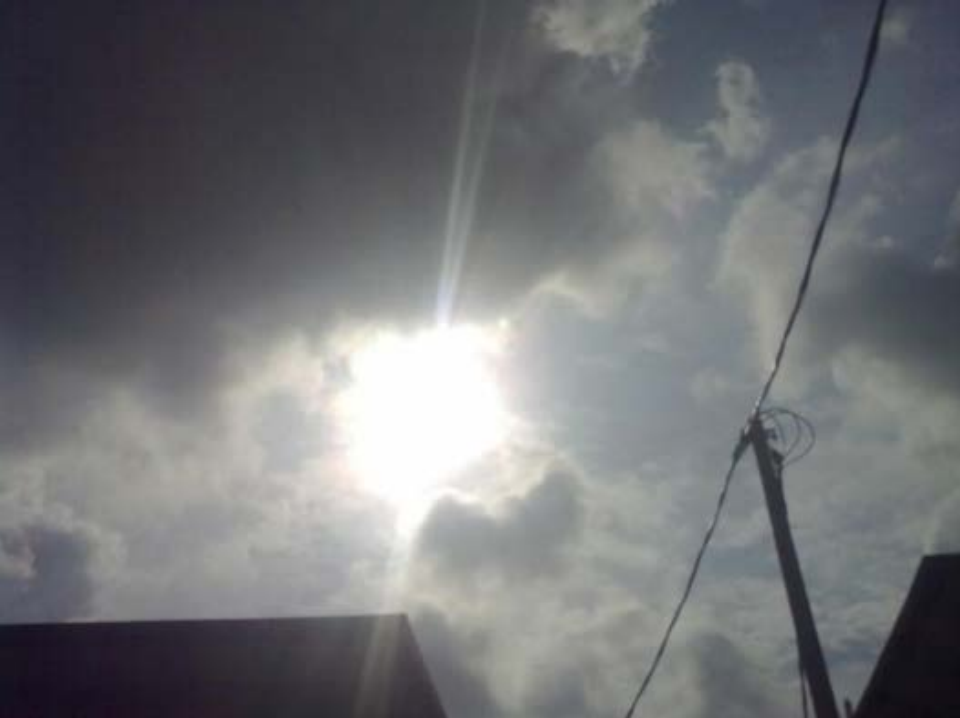
#> input picture Simulation/sunfig.png, 960 x 718 px
$ python detect.py   (Python 2 division)   (older library calls are emulated)
#> lines starting #> are read from the running program, lines starting #| are printed output that depends on the picture; after the words box and inside, x2 and y2 are one past the last pixel; in counts of white or black regions, pixels touching at a corner belong together
# -*- coding: utf-8 -*-
"""
Created on Fri Aug 25 12:11:41 2017

@author: lineplus
"""

import cv2
import numpy as np

# read image file

img = cv2.imread('sunfig.png')
#> img is the input picture: shape (718, 960, 3); mean B, G, R 117.5, 114.6, 113.5
output = img.copy()

# RGB to Gray translation

gray = cv2.cvtColor(img, cv2.COLOR_BGR2GRAY)

# Binary translation

#thresh = cv2.adaptiveThreshold(gray,255,cv2.ADAPTIVE_THRESH_MEAN_C,cv2.THRESH_BINARY_INV,11,2)
# global thresholding
ret,thresh = cv2.threshold(gray,220,255,cv2.THRESH_BINARY)
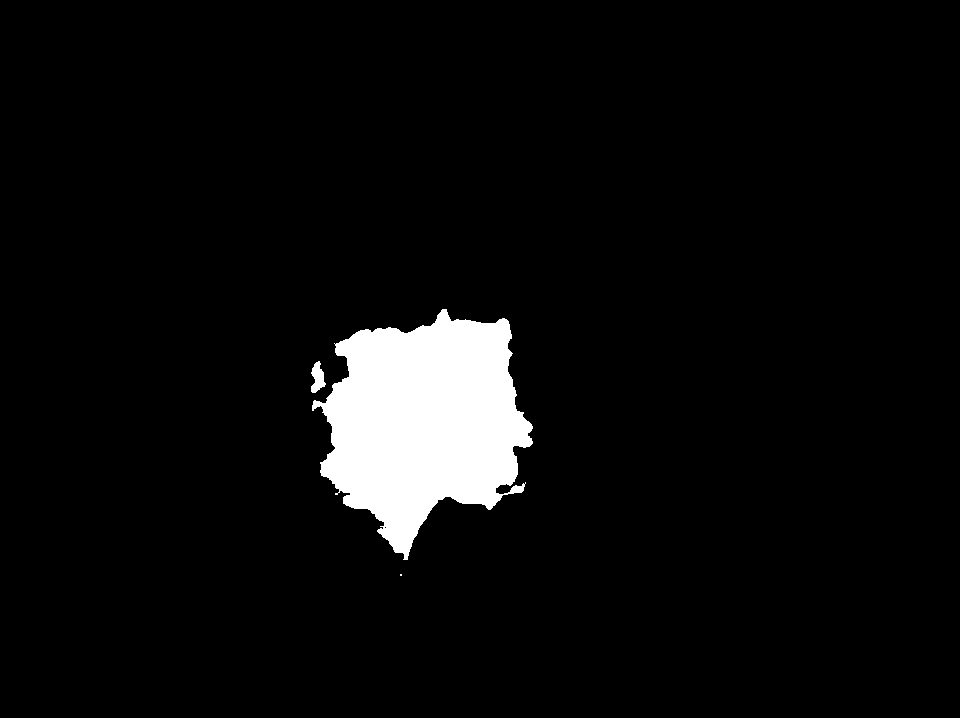
#> thresh: shape (718, 960); 5% white; 3 white regions (1 under 20 px), largest, box (x1, y1, x2, y2) and area: (312, 309, 533, 560) 34498, (311, 361, 326, 393) 293

# view image file
#cv2.imshow('image',thresh)
#cv2.waitKey(0)
#cv2.destroyAllWindows()

# find egde


# circle detection

#cv2.HoughCircles(image, method, dp, minDist[,param1[, param2[, minRadius[, maxRadius]]]])
# detect circles in the image
circles = cv2.HoughCircles(thresh, cv2.cv.CV_HOUGH_GRADIENT, 3.7, 100)
#> circles = [[423.6, 434.8, 99.9]]
# ensure at least some circles were found
print circles
#| [[[423.65 434.75  99.9 ]]]

if circles is not None:

	# convert the (x, y) coordinates and radius of the circles to integers
	circles = np.round(circles[0, :]).astype("int")
#> circles = [[424, 435, 100]]

	# loop over the (x, y) coordinates and radius of the circles
	for (x, y, r) in circles:
		# draw the circle in the output image, then draw a rectangle
		# corresponding to the center of the circle
		cv2.circle(output, (x, y), r, (0, 255, 0), 4)
		cv2.rectangle(output, (x - 5, y - 5), (x + 5, y + 5), (0, 128, 255), -1)
#> this loop made 1 pass
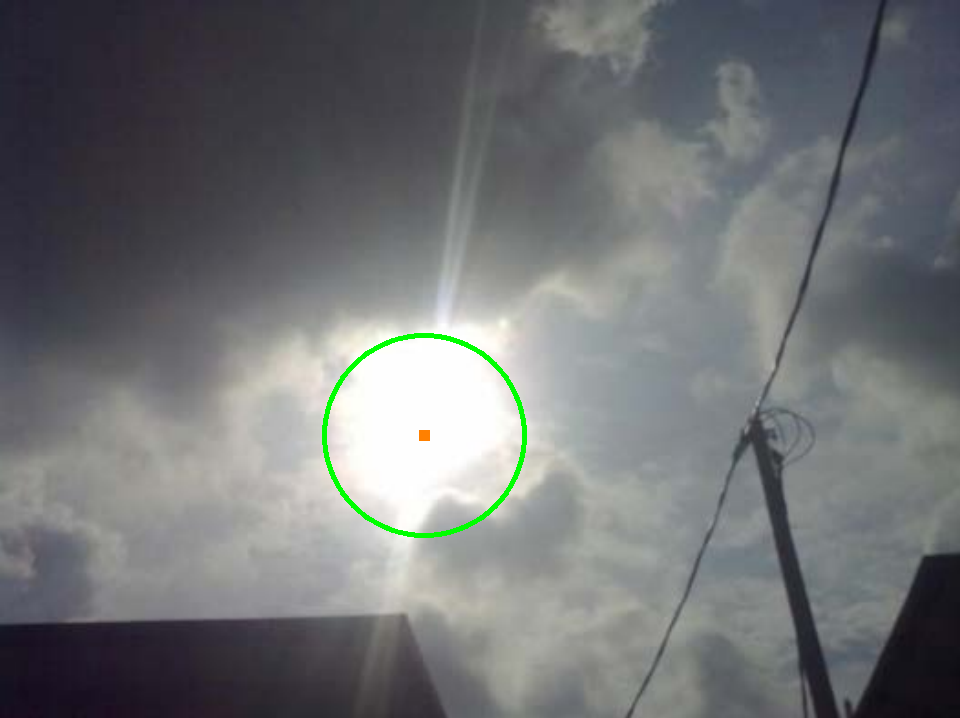
#> output: shape (718, 960, 3); 0.47% of pixels changed, all inside (x1, y1, x2, y2) = (322, 333, 527, 538)

	# show the output image
	cv2.imshow("output", np.hstack([img, output]))
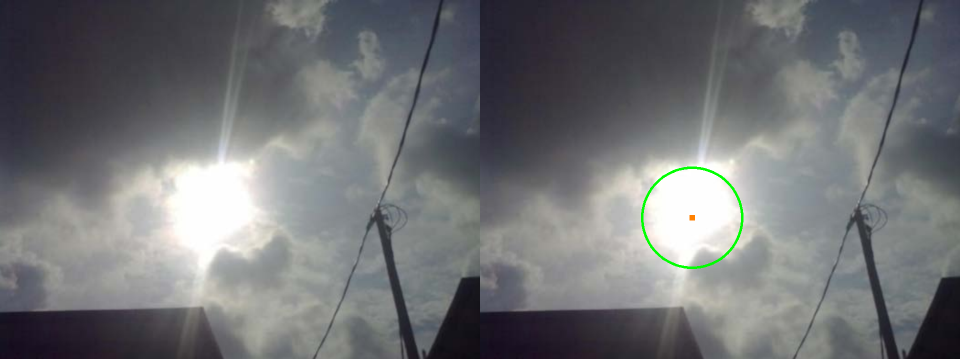
#> window 'output': shape (718, 1920, 3) (shown at 1/2 size); mean B, G, R 117, 114.7, 113
	cv2.waitKey(0)
# calculate servo moter
